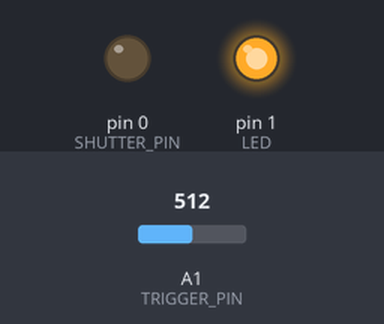
Bench run of a sketch on a simulated Arduino Uno, built with avr-gcc and run on an emulated ATmega328P. Shown: output pins drawn as LEDs (lit = HIGH). Inputs (shaded band) come from the test bench; at power-on: A1 (TRIGGER_PIN) = 512.

Above: at 1.2 s.
1.3 s: A1 (TRIGGER_PIN) set to 716
At 2.1 s:
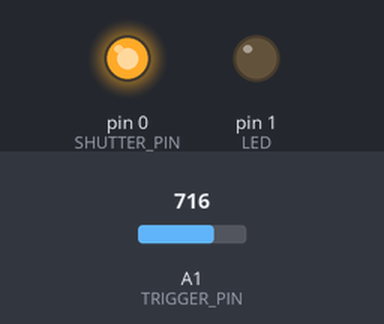
Timing chart, 0 to 4.3 s (numbered marks = the images above; inputs shaded):
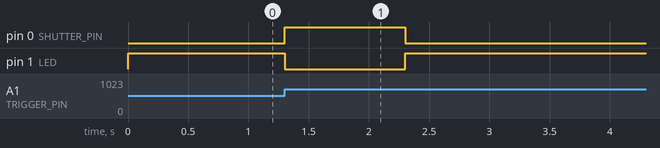

The sketch:

ArduinoDSLRLightningTrigger.ino
```cpp
#include <Timer.h>

#define LED 1 //Built-in LED
#define SHUTTER_PIN 0 // Optocoupler pin
#define TRIGGER_PIN 1 // Light Sensor
#define TRESHHOLD 30

int triggered = 0;
int normLight = 0;

Timer t;

void setup()
{
  pinMode(TRIGGER_PIN, INPUT); //Define the trigger pin as an input
  pinMode(SHUTTER_PIN, OUTPUT); //Define the shutter pin as an output
  pinMode(LED, OUTPUT); //Define the led pin as an output
  digitalWrite(LED, HIGH); //Turn the ledd on
  digitalWrite(SHUTTER_PIN, LOW); //Set the shutter pin to low / off / no voltage
  t.every(2000, UpdateLight); //Check the normal light condition
  normLight = analogRead(TRIGGER_PIN); //Read the start light level
}

void loop()
{
  triggered = analogRead(TRIGGER_PIN);  //Read the output from the LDR
  if ((triggered - normLight) >= TRESHHOLD)  //If light is detected, trigger the camera
  {
    digitalWrite(LED, LOW); //Turn off the led
    digitalWrite(SHUTTER_PIN, HIGH); //Trigger camera
    delay(1000);
    digitalWrite(SHUTTER_PIN, LOW);  //Reset camera trigger output for next photo
    digitalWrite(LED, HIGH); //Turn on the led
  }

  t.update();
}

void UpdateLight()
{
  normLight = analogRead(TRIGGER_PIN); //Update the normal light level
}
```

Measured:
- after the input at 1.3 s, pin 0 (SHUTTER_PIN): LOW → HIGH at once, → LOW 1.0 s later; pin 1 (LED): HIGH → LOW at once, → HIGH 1.0 s later
